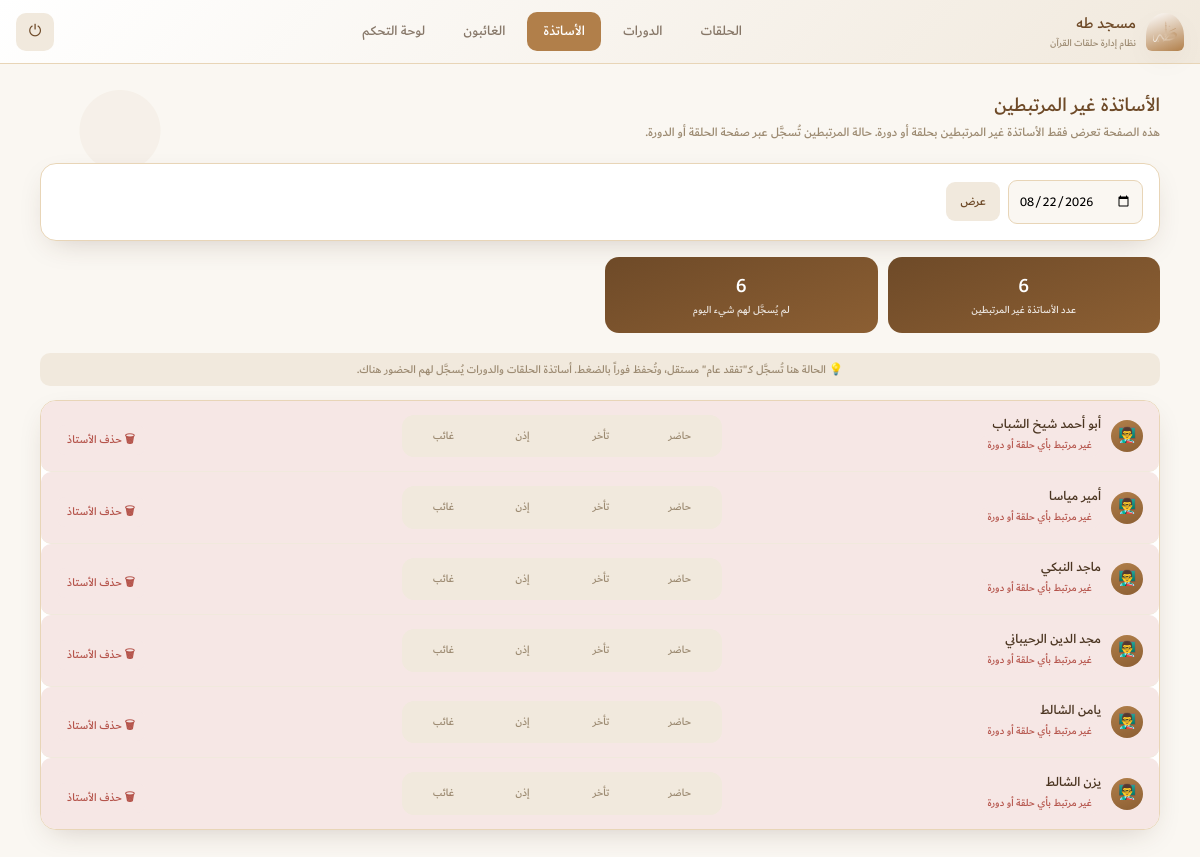
/teachers/ (signed in), run on the app's committed database.
### halaqat/models.py (models this page shows, shortened)
class Teacher(models.Model):
    name = models.CharField('اسم الأستاذ', max_length=150)
    phone = models.CharField('رقم الهاتف', max_length=20, blank=True)
    class Meta:
        verbose_name = 'أستاذ'
        verbose_name_plural = 'الأساتذة'
        ordering = ['name']

### halaqat/views.py (the view)
# urls.py: path('teachers/', views.teachers_list, name='teachers_list'),
@login_required
def teachers_list(request):
    selected_date = _parse_date_param(request)
    teachers = (
        Teacher.objects.prefetch_related('circles', 'courses')
        .filter(circles__isnull=True, courses__isnull=True)
        .distinct()
        .order_by('name')
    )
    rows = []
    for teacher in teachers:
        general_record = TeacherDailyAttendance.objects.filter(teacher=teacher, date=selected_date).first()
        effective_status = general_record.status if general_record else ''
        rows.append({
            'teacher': teacher,
            'general_status': effective_status,
            'context_notes': [],
            'has_any_record': bool(general_record),
        })
    context = {
        'rows': rows,
        'selected_date': selected_date,
        'total_teachers': teachers.count(),
        'unrecorded_count': sum(1 for r in rows if not r['has_any_record']),
        'active_nav': 'teachers',
    }
    return render(request, 'halaqat/teachers_list.html', context)

### halaqat/views.py (called while the page is built)
def _parse_date_param(request, param='date'):
    date_str = request.GET.get(param)
    if date_str:
        try:
            return datetime.datetime.strptime(date_str, '%Y-%m-%d').date()
        except ValueError:
            pass
    return timezone.now().date()

### halaqat/templates/halaqat/teachers_list.html (shortened to what this page needs)
{% extends "halaqat/base.html" %}
{% load static %}
{% block content %}
<div class="page-header">
  <h2>الأساتذة غير المرتبطين</h2>
  <div class="desc">هذه الصفحة تعرض فقط الأساتذة غير المرتبطين بحلقة أو دورة. حالة المرتبطين تُسجَّل عبر صفحة الحلقة أو الدورة.</div>
</div>
<div class="circle-detail-head">
  <form method="get" class="date-form" style="margin-top:0;">
    <input type="date" name="date" value="{{ selected_date|date:'Y-m-d' }}">
    <button type="submit">عرض</button>
  </form>
</div>
<div class="stats-row">
  <div class="stat-card"><div class="num">{{ total_teachers }}</div><div class="lbl">عدد الأساتذة غير المرتبطين</div></div>
  <div class="stat-card"><div class="num">{{ unrecorded_count }}</div><div class="lbl">لم يُسجَّل لهم شيء اليوم</div></div>
</div>
<p class="autosave-hint">💡 الحالة هنا تُسجَّل كـ"تفقد عام" مستقل، وتُحفظ فوراً بالضغط. أساتذة الحلقات والدورات يُسجَّل لهم الحضور هناك.</p>
{% if rows %}
<div class="student-table" style="margin-top:14px;">
  {% for row in rows %}
  <div class="student-row {% if not row.has_any_record %}unrecorded-row{% endif %}"
       data-kind="teacher_general"
       data-entity-id="{{ row.teacher.id }}"
       data-save-url="{% url 'save_teacher_attendance_general' %}"
       data-date="{{ selected_date|date:'Y-m-d' }}">
    <div class="student-name">
      <div class="avatar teacher-avatar">👨‍🏫</div>
      <div>
        <a href="{% url 'teacher_profile' row.teacher.id %}" style="color:var(--ink); font-weight:700;">{{ row.teacher.name }}</a>
        <div class="absence-stats"><span style="background:var(--error-bg); color:var(--error);">غير مرتبط بأي حلقة أو دورة</span></div>
      </div>
    </div>
    <div class="tristate">
      <label for="gt_present_{{ row.teacher.id }}" class="present">حاضر</label>
      <label for="gt_late_{{ row.teacher.id }}" class="late">تأخر</label>
      <label for="gt_excused_{{ row.teacher.id }}" class="excused">إذن</label>
      <label for="gt_absent_{{ row.teacher.id }}" class="absent">غائب</label>
    </div>
    {% if not row.is_linked %}
    <form method="post" action="{% url 'delete_teacher' row.teacher.id %}"
          onsubmit="return confirm('سيتم حذف الأستاذ «{{ row.teacher.name }}» نهائياً. هل أنت متأكد؟');" style="margin-top:8px;">
      <button type="submit" class="delete-link">🗑 حذف الأستاذ</button>
    </form>
    {% endif %}
  </div>
  {% endfor %}
</div>
{% else %}
<div class="empty-state" style="margin-top:14px;">
  لا يوجد أساتذة مسجّلون بعد.
</div>
{% endif %}
{% endblock %}

### halaqat/static/halaqat/css/style.css (style rules this page uses)
:root { --primary: #B17F4A; --primary-dark: #8C5F33; --primary-deep: #6E4A28; --ink: #4A3420; --bg: #FAF7F2; --bg-alt: #F1E9DD; --accent-light: #E8D5B7; --success: #5A9367; --success-bg: #E7F0E9; --warning: #D9A441; --warning-bg: #FAF0DC; --error: #B5544B; --error-bg: #F6E7E5; --late: #C9752F; --late-bg: #FBEBDD; --white: #FFFFFF; --shadow: 0 10px 30px -12px rgba(74, 52, 32, 0.25); --nav-h: 64px; }
* { box-sizing: border-box; margin: 0; padding: 0; -webkit-tap-highlight-color: transparent; }
html { -webkit-text-size-adjust: 100%; }
body { font-family: 'Dubai', 'Segoe UI', Tahoma, Arial, sans-serif; background: var(--bg); color: var(--ink); min-height: 100vh; font-size: 15px; line-height: 1.5; }
a { color: inherit; text-decoration: none; }
button, input, select, textarea { font-family: inherit; }
.page-header { margin-bottom: 20px; }
.page-header h2 { font-size: 20px; color: var(--primary-deep); }
.page-header .desc { font-size: 12.5px; color: #9c8a71; margin-top: 4px; font-weight: 500; }
.stats-row { display: grid; grid-template-columns: repeat(3, 1fr); gap: 10px; margin-bottom: 20px; }
.stat-card { background: linear-gradient(160deg, var(--primary-deep), var(--primary-dark)); color: #fff; border-radius: 14px; padding: 14px 10px; text-align: center; }
.stat-card .num { font-size: 20px; font-weight: 700; }
.stat-card .lbl { font-size: 10.5px; opacity: 0.85; font-weight: 500; margin-top: 2px; }
.circle-detail-head { background: var(--white); border-radius: 16px; padding: 16px; border: 1px solid var(--accent-light); box-shadow: var(--shadow); margin-bottom: 16px; }
.date-form { display: flex; align-items: center; gap: 8px; margin-top: 12px; }
.date-form input[type="date"] { flex: 1; padding: 9px 10px; border-radius: 9px; border: 1.5px solid var(--accent-light); font-family: inherit; font-size: 13px; background: var(--bg); }
.date-form button { border: none; background: var(--bg-alt); color: var(--primary-deep); padding: 9px 14px; border-radius: 9px; font-weight: 700; font-size: 12.5px; cursor: pointer; }
.student-table { background: var(--white); border-radius: 16px; overflow: hidden; border: 1px solid var(--accent-light); box-shadow: var(--shadow); }
.student-row { display: flex; flex-direction: column; gap: 10px; padding: 14px 16px; border-bottom: 1px solid var(--bg-alt); }
.student-row:last-child { border-bottom: none; }
.student-name { display: flex; align-items: center; gap: 10px; font-weight: 700; font-size: 13.5px; }
.avatar { width: 32px; height: 32px; border-radius: 50%; background: var(--accent-light); display: flex; align-items: center; justify-content: center; font-size: 13px; font-weight: 700; color: var(--primary-deep); flex-shrink: 0; }
.tristate { display: flex; gap: 3px; background: var(--bg-alt); padding: 4px; border-radius: 12px; }
.tristate label { flex: 1; text-align: center; padding: 9px 2px; border-radius: 9px; font-size: 11px; font-weight: 700; color: #9c8a71; cursor: pointer; transition: all .12s; user-select: none; white-space: nowrap; }
.autosave-hint { font-size: 11.5px; color: #9c8a71; font-weight: 500; background: var(--bg-alt); border-radius: 10px; padding: 8px 12px; margin-bottom: 12px; text-align: center; }
.teacher-avatar { background: linear-gradient(160deg, var(--primary), var(--primary-dark)); font-size: 15px; }
.absence-stats { display: flex; gap: 6px; margin-top: 8px; }
.absence-stats span { font-size: 10.5px; font-weight: 700; color: var(--primary-dark); background: var(--bg-alt); padding: 3px 9px; border-radius: 20px; }
.student-row.unrecorded-row { background: var(--error-bg); border-radius: 10px; }
.delete-link { display: inline-block; font-size: 11.5px; font-weight: 700; color: var(--error); background: var(--error-bg); padding: 5px 10px; border-radius: 8px; white-space: nowrap; border: none; cursor: pointer; font-family: inherit; }
@media (min-width: 720px) { :root { --nav-h: 0px; } }
@media (min-width: 720px) { .stats-row { grid-template-columns: repeat(4, 1fr); } }
@media (min-width: 720px) { .student-row { flex-direction: row; align-items: center; justify-content: space-between; } }
@media (min-width: 720px) { .tristate { width: 320px; } }
@media (min-width: 720px) { .date-form { max-width: 320px; } }
@media (min-width: 720px) { .absence-stats { margin-top: 0; } }
@media (min-width: 1024px) { .circle-detail-head { display: flex; align-items: center; justify-content: space-between; } }
@media (min-width: 1024px) { .date-form { margin-top: 0; } }

### data on the page
Teacher: teacher.name "أبو أحمد شيخ الشباب"
Teacher: teacher.name "أمير مياسا"
Teacher: teacher.name "ماجد النبكي"
Teacher: teacher.name "مجد الدين الرحيباني"
Teacher: teacher.name "يامن الشالط"
Teacher: teacher.name "يزن الشالط"

### other printed values
{{ total_teachers }} "6"
{{ unrecorded_count }} "6"
